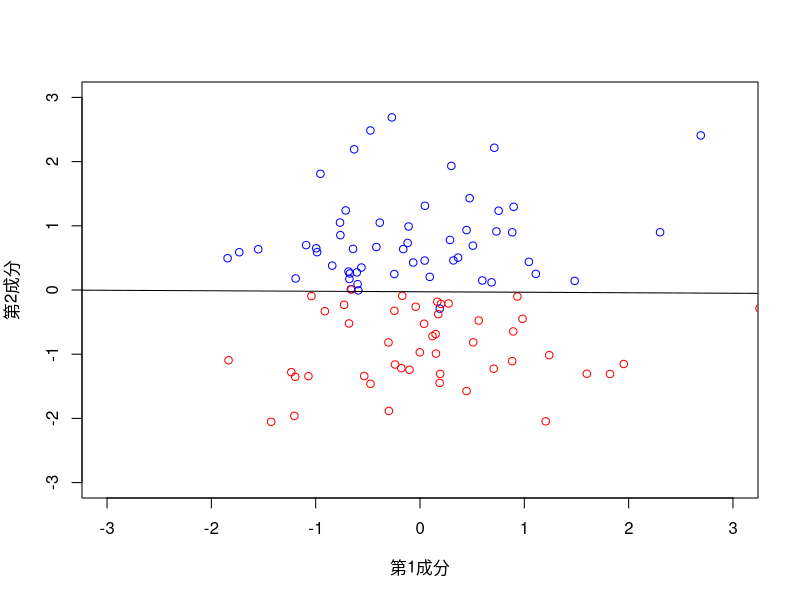
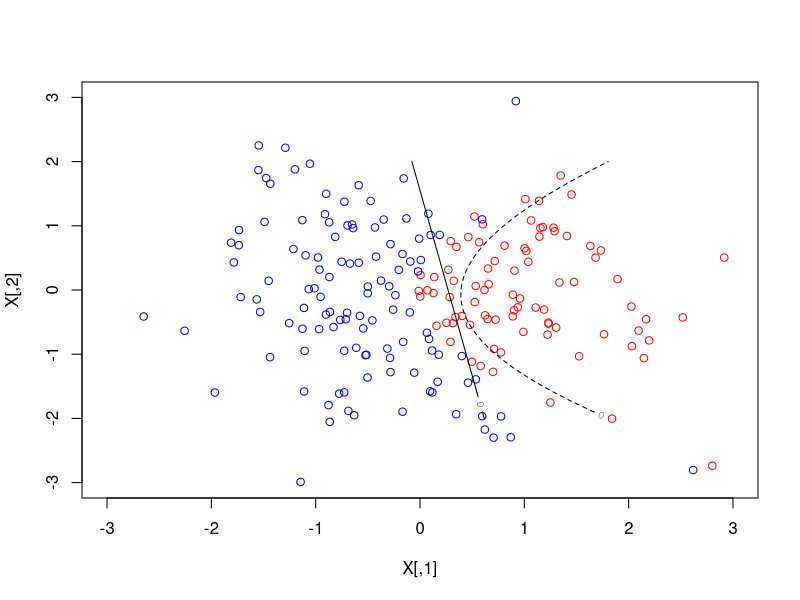
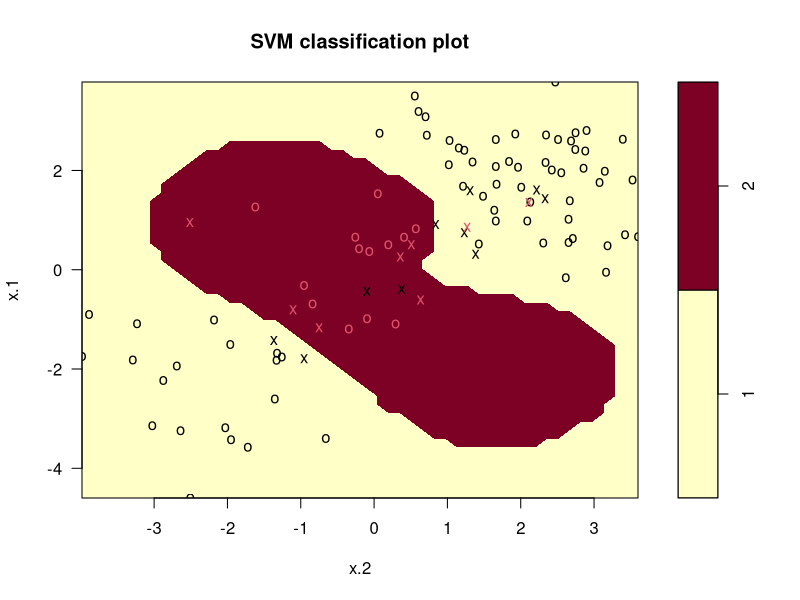

Write R code to recreate these figures, in order.
# 第８章 サポートベクトルマシン
## 8.3 サポートベクトルマシンの解

library(quadprog)
svm.1=function(X,y,C){
  eps=0.0001; n=nrow(X); meq=1; Dmat=matrix(nrow=n,ncol=n);
  for(i in 1:n)for(j in 1:n)Dmat[i,j]=sum(X[i,]*X[j,])*y[i]*y[j];
  Dmat=Dmat+eps*diag(n) ## 対角成分に小さい値を加えて，正則にする
  dvec= rep(1,n)
  Amat=matrix(nrow=(2*n+1),ncol=n); Amat[1,]=y;
  Amat[2:(n+1),1:n]=-diag(n); Amat[(n+2):(2*n+1),1:n]= diag(n);
  Amat=t(Amat) ## このパッケージでは，Amatは転置にしたものを指定する
  bvec= c(0,rep(-C,n),rep(0,n))
  alpha=solve.QP(Dmat,dvec,Amat,bvec=bvec,meq=1)$solution
  beta=drop((alpha*y)%*%X);
  index=(1:n)[eps<alpha&alpha<C-eps]
  beta.0=mean(y[index]-X[index,]%*%beta)
  return(list(beta=beta,beta.0=beta.0))
}

a=rnorm(1); b=rnorm(1); n=100;
X=matrix(rnorm(n*2),ncol=2,nrow=n); 
y=sign(a*X[,1]+b*X[,2]+0.1*rnorm(n))
plot(-3:3,-3:3,xlab="第1成分",ylab="第2成分", type="n")
for(i in 1:n){
  if(y[i]==1)points(X[i,1],X[i,2],col="red") 
  else points(X[i,1],X[i,2],col="blue")
}
qq=svm.1(X,y,10); 
abline(-qq$beta.0/qq$beta[2],-qq$beta[1]/qq$beta[2])

# 8.4 カーネルを用いたサポートベクトルマシンの拡張
K.linear <-function(x,y) {return(t(x)%*%y)}
K.poly <-function(x,y) {return((1+t(x)%*%y)^2)}
svm.2=function(X,y,C, K){ ## 関数名をsvm.2とした
  eps=0.0001; n=nrow(X); Dmat=matrix(nrow=n,ncol=n)
  for(i in 1:n)for(j in 1:n) Dmat[i,j]=K(X[i,],X[j,])*y[i]*y[j]
  Dmat=Dmat+eps*diag(n); dvec=rep(1,n)
  Amat=matrix(nrow=(2*n+1),ncol=n); Amat[1,]=y; Amat[2:(n+1),1:n]=-diag(n);
  Amat[(n+2):(2*n+1),1:n]=diag(n) ; Amat=t(Amat)
  bvec=c(0,-C*rep(1,n),rep(0,n)); meq=1
  alpha=solve.QP(Dmat,dvec,Amat,bvec=bvec,meq=1)$solution
  index=(1:n)[eps<alpha&alpha<C-eps]
  beta=drop((alpha*y)%*%X); beta.0=mean(y[index]-X[index,]%*%beta)
  return(list(alpha=alpha,beta.0=beta.0))
}
# 関数の定義
plot.kernel=function(K, lty){ ## 引数ltyで，線の種類を指定する
  qq=svm.2(X,y,1,K); alpha=qq$alpha; beta.0=qq$beta.0
  f=function(u,v){x=c(u,v); S=beta.0; for(i in 1:n)S=S+alpha[i]*y[i]*K(X[i,], x); return(S)}
  ## fは，(x,y)でのz方向の高さを求める。これから，輪郭を求めることができる。
  u=seq(-2,2,.1);v=seq(-2,2,.1);w=array(dim=c(41,41))
  for(i in 1:41)for(j in 1:41)w[i,j]=f(u[i],v[j])
  contour(u,v,w,level=0,add=TRUE,lty=lty)
}
# 実行
a=3; b=-1
n=200; X=matrix(rnorm(n*2),ncol=2,nrow=n); y=sign(a*X[,1]+b*X[,2]^2+0.3*rnorm(n))
plot(-3:3,-3:3,xlab="X[,1]",ylab="X[,2]", type="n")
for(i in 1:n){
  if(y[i]==1)points(X[i,1],X[i,2],col="red") else points(X[i,1],X[i,2],col="blue")
}
plot.kernel(K.linear,1); 
plot.kernel(K.poly,2)

library(e1071)
x=matrix(rnorm(200*2), ncol=2); x[1:100,]=x[1:100,]+2; x[101:150,]=x[101:150,]-2
y=c(rep(1,150), rep(2,50)); dat=data.frame(x=x,y=as.factor(y))
train=sample(200,100)
svmfit=svm(y~., data=dat[train,], kernel ="radial", gamma=1, cost=100)
plot(svmfit, dat[train,])

tune.out=tune(svm, y~., data=dat[train ,], kernel="radial",
ranges=list(cost=c(0.1,1,10,100,1000), gamma=c(0.5,1,2,3,4)))
summary (tune.out)
